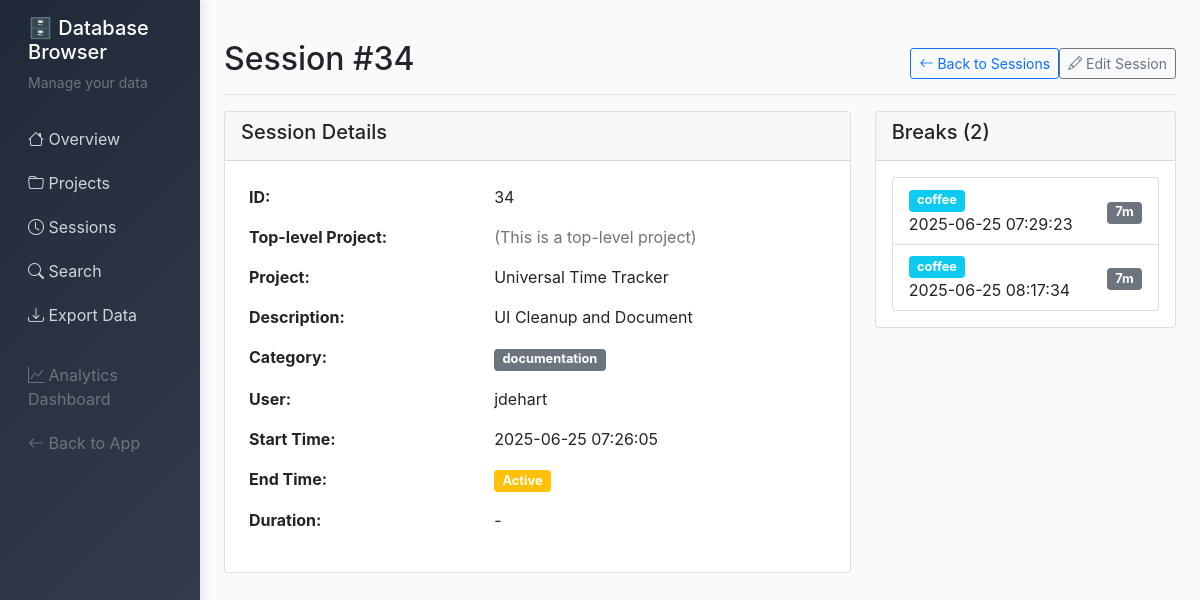
Screenshot of /db/sessions/34 with the database file from the repository.
### server/src/models.py (models this page shows, shortened)
    class Session(db.Model):
        __tablename__ = 'sessions'
        id = db.Column(db.Integer, primary_key=True)
        project_id = db.Column(db.Integer, db.ForeignKey('projects.id'), nullable=False)
        start_time = db.Column(db.DateTime, default=datetime.now)
        end_time = db.Column(db.DateTime)
        duration_minutes = db.Column(db.Integer)
        category = db.Column(db.String(50), default='development')
        description = db.Column(db.Text, nullable=False)
        git_commits = db.Column(db.Text)  # JSON string
        userid = db.Column(db.String(100), nullable=False)
        breaks = db.relationship('Break', backref='session', lazy=True, cascade='all, delete-orphan')
        @property
        def git_commits_list(self):
            """Get git commits as a list"""
            if self.git_commits:
                try:
                    return json.loads(self.git_commits)
                except:
                    return []
            return []

class Project:
    __tablename__ = 'projects'

    class Break(db.Model):
        __tablename__ = 'breaks'
        id = db.Column(db.Integer, primary_key=True)
        session_id = db.Column(db.Integer, db.ForeignKey('sessions.id'), nullable=False)
        start_time = db.Column(db.DateTime, default=datetime.now)
        end_time = db.Column(db.DateTime)
        duration_minutes = db.Column(db.Integer)
        break_type = db.Column(db.String(50), default='break')

### server/src/db_browser.py (the view, shortened to what this page needs)
@db_browser.route('/db/sessions/<int:session_id>')
def session_detail(session_id):
    conn = get_db_connection()
    session = conn.execute('''
        SELECT s.*, p.name as project_name, p.parent_id as project_parent_id, p.id as project_id
        FROM sessions s
        JOIN projects p ON s.project_id = p.id
        WHERE s.id = ?
    ''', (session_id,)).fetchone()
    if not session:
        conn.close()
        flash('Session not found', 'error')
        return redirect(url_for('db_browser.sessions'))
    toplevel_project = None
    breaks = conn.execute('SELECT * FROM breaks WHERE session_id = ? ORDER BY start_time',
                         (session_id,)).fetchall()
    conn.close()
    return render_template('db_browser/session_detail.html', session=session, breaks=breaks, toplevel_project=toplevel_project)

### server/src/db_browser.py (called while the page is built)
def get_db_connection():
    database_path = os.environ.get('DATABASE_PATH', '/app/data/timetracker.db')
    conn = sqlite3.connect(database_path)
    conn.row_factory = sqlite3.Row
    return conn

### server/src/templates/db_browser/session_detail.html (shortened to what this page needs)
{% extends "db_browser/base.html" %}
{% block content %}
<div class="d-flex justify-content-between flex-wrap flex-md-nowrap align-items-center pt-3 pb-2 mb-3 border-bottom">
    <h1 class="h2">Session #{{ session.id }}</h1>
    <div class="btn-toolbar mb-2 mb-md-0">
        <a href="{{ url_for('db_browser.sessions', project=request.args.get('project'), category=request.args.get('category'), date_from=request.args.get('date_from'), date_to=request.args.get('date_to')) }}" class="btn btn-sm btn-outline-primary">
            <i class="bi bi-arrow-left"></i> Back to Sessions
        </a>
        <a href="{{ url_for('db_browser.edit_session', session_id=session.id) }}" class="btn btn-sm btn-outline-secondary">
            <i class="bi bi-pencil"></i> Edit Session
        </a>
    </div>
</div>
<div class="row">
    <div class="col-md-8">
        <div class="card mb-4">
            <div class="card-header">
                <h5>Session Details</h5>
            </div>
            <div class="card-body">
                <table class="table table-borderless">
                    <tr>
                        <td><strong>ID:</strong></td>
                        <td>{{ session.id }}</td>
                    </tr>
                    <tr>
                        <td><strong>Top-level Project:</strong></td>
                        <td>
                            {% if toplevel_project %}
                                <a href="{{ url_for('db_browser.project_detail', project_id=toplevel_project.id) }}">
                                    <i class="bi bi-folder"></i> {{ toplevel_project.name }}
                                </a>
                            {% else %}
                                <span class="text-muted">(This is a top-level project)</span>
                            {% endif %}
                        </td>
                    </tr>
                    <tr>
                        <td><strong>Project:</strong></td>
                        <td>{{ session.project_name }}</td>
                    </tr>
                    <tr>
                        <td><strong>Description:</strong></td>
                        <td>{{ session.description }}</td>
                    </tr>
                    <tr>
                        <td><strong>Category:</strong></td>
                        <td><span class="badge bg-secondary">{{ session.category }}</span></td>
                    </tr>
                    <tr>
                        <td><strong>User:</strong></td>
                        <td>{{ session.userid }}</td>
                    </tr>
                    <tr>
                        <td><strong>Start Time:</strong></td>
                        <td>
                            {% if session.start_time %}
                                {% set date_parts = session.start_time.split('T') %}
                                {{ date_parts[0] }}
                            {% else %}
                                -
                            {% endif %}
                        </td>
                    </tr>
                    <tr>
                        <td><strong>End Time:</strong></td>
                        <td>
                            {% if session.end_time %}
                                {% set date_parts = session.end_time.split('T') %}
                                {{ date_parts[0] }}
                                {% if date_parts|length > 1 %}
                                    <br><small class="text-muted">{{ date_parts[1][:5] }}</small>
                                {% endif %}
                            {% else %}
                                <span class="badge bg-warning">Active</span>
                            {% endif %}
                        </td>
                    </tr>
                    <tr>
                        <td><strong>Duration:</strong></td>
                        <td>
                            {% if session.duration_minutes %}
                                {% set hours = session.duration_minutes // 60 %}
                                {% set minutes = session.duration_minutes % 60 %}
                                {% if hours > 0 %}
                                    {{ hours }}h {{ minutes }}m
                                {% else %}
                                    {{ minutes }}m
                                {% endif %}
                            {% else %}
                                -
                            {% endif %}
                        </td>
                    </tr>
                </table>
            </div>
        </div>
    </div>
    <div class="col-md-4">
        <div class="card mb-4">
            <div class="card-header">
                <h5>Breaks ({{ breaks|length }})</h5>
            </div>
            <div class="card-body">
                {% if breaks %}
                <ul class="list-group">
                    {% for br in breaks %}
                    <li class="list-group-item d-flex justify-content-between align-items-center">
                        <div>
                            <span class="badge bg-info">{{ br.break_type }}</span>
                            <br>
                            {% if br.start_time %}
                                {% set date_parts = br.start_time.split('T') %}
                                {{ date_parts[0] }}
                            {% endif %}
                        </div>
                        <div class="text-end">
                            {% if br.duration_minutes %}
                                <span class="badge bg-secondary">{{ br.duration_minutes }}m</span>
                            {% endif %}
                        </div>
                    </li>
                    {% endfor %}
                </ul>
                {% else %}
                <div class="text-center text-muted">No breaks recorded for this session.</div>
                {% endif %}
            </div>
        </div>
    </div>
</div>
{% endblock %}

### server/src/templates/db_browser/base.html (style rules this page uses)
:root { --primary-color: #2563eb; --success-color: #16a34a; --warning-color: #ca8a04; --danger-color: #dc2626; --info-color: #0891b2; --dark-color: #1f2937; --light-color: #f8fafc; --border-color: #e2e8f0; }
body { background-color: var(--light-color); font-family: 'Inter', -apple-system, BlinkMacSystemFont, sans-serif; }
.badge { font-size: 0.8rem; }
.table { border-radius: 8px; overflow: hidden; }

### rows the page displays
Project: project_name "Universal Time Tracker"
Break: break_type "coffee", start_time "2025-06-25 07:29:23", duration_minutes "7"
Break: break_type "coffee", start_time "2025-06-25 08:17:34", duration_minutes "7"

### other values shown
{{ session.id }} "34"
{{ session.description }} "UI Cleanup and Document"
{{ session.category }} "documentation"
{{ session.userid }} "jdehart"
{{ date_parts[0] }} "2025-06-25 07:26:05"
{{ breaks|length }} "2"
